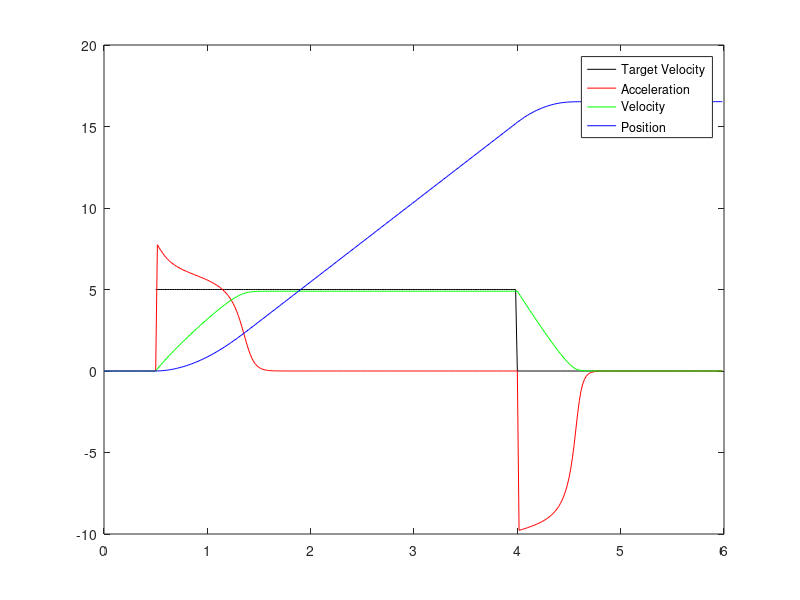

The MATLAB source for this figure:
% Simulation parameter
deltaFrameTime = 1/60; % fps^-1
simDuration = 6; % s
nFrames = simDuration / deltaFrameTime;

t = 0 : deltaFrameTime : simDuration-deltaFrameTime;
targetVelocity = nan(nFrames, 1);
acceleration = zeros(nFrames, 1);
velocity = zeros(nFrames, 1);
position = zeros(nFrames, 1);

% Initial condition
velocity(1) = 0; % m/s
position(1) = 0; % m

% Start walking at 0.5s, stop at 4s
targetVelocity(0.5/deltaFrameTime+1 : 4/deltaFrameTime) = 5;
targetVelocity(4/deltaFrameTime+1 : 6/deltaFrameTime) = 0;

for i = 2 : nFrames
  % Try to reach target velocity
  if abs(targetVelocity(i-1) - velocity(i-1)) > 0.001
    acceleration(i) += 2/pi * atan(4 * (targetVelocity(i-1) - velocity(i-1))) * 8;
  end
  
  % Friction/Drag
  acceleration(i) -= 2/pi * atan(velocity(i-1)) * (2.1 + velocity(i-1)^2 * 0.01);
  
  velocity(i) = velocity(i-1) + acceleration(i) * deltaFrameTime;
  position(i) = position(i-1) + velocity(i) * deltaFrameTime;
end

plot(t, targetVelocity, 'Color', 'black', 'DisplayName', "Target Velocity");
hold on;
plot(t, acceleration, 'r', 'DisplayName', "Acceleration");
plot(t, velocity, 'g', 'DisplayName', "Velocity");
plot(t, position, 'b', 'DisplayName', "Position");
hold off;
legend('Location', 'northeast');
